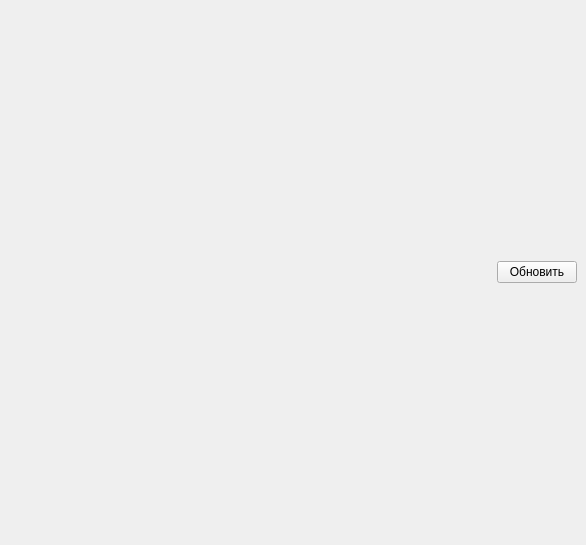
<?xml version="1.0" encoding="UTF-8"?>
<ui version="4.0">
 <class>MainDataWindow</class>
 <widget class="QMainWindow" name="MainDataWindow">
  <property name="geometry">
   <rect>
    <x>0</x>
    <y>0</y>
    <width>586</width>
    <height>545</height>
   </rect>
  </property>
  <property name="windowTitle">
   <string>MainWindow</string>
  </property>
  <widget class="QWidget" name="centralwidget">
   <layout class="QVBoxLayout" name="verticalLayout">
    <item>
     <layout class="QVBoxLayout" name="verticalLayout_ForDataBrowser"/>
    </item>
    <item>
     <layout class="QHBoxLayout" name="horizontalLayout">
      <item>
       <spacer name="horizontalSpacer">
        <property name="orientation">
         <enum>Qt::Horizontal</enum>
        </property>
        <property name="sizeHint" stdset="0">
         <size>
          <width>40</width>
          <height>20</height>
         </size>
        </property>
       </spacer>
      </item>
      <item>
       <widget class="QPushButton" name="pushButton_Refresh">
        <property name="text">
         <string>Обновить</string>
        </property>
       </widget>
      </item>
     </layout>
    </item>
   </layout>
  </widget>
 </widget>
 <resources/>
 <connections/>
</ui>
